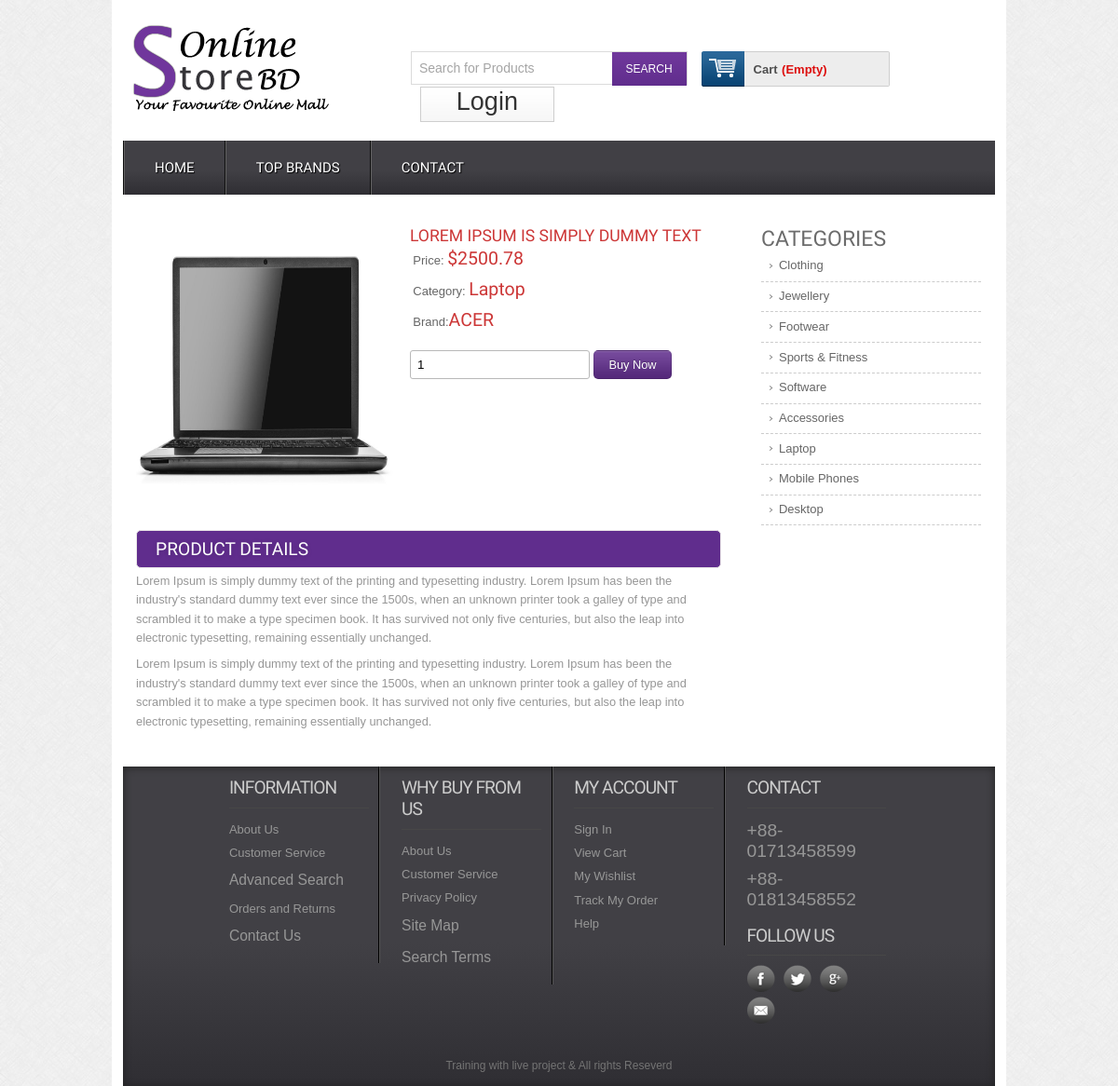
The app's page /details.php?proid=16 with its own data.
### tables this page shows
CREATE TABLE `tbl_product` (
  `productId` int(11) NOT NULL,
  `productName` varchar(255) NOT NULL,
  `catId` int(11) NOT NULL,
  `brandId` int(11) NOT NULL,
  `body` text NOT NULL,
  `price` float(10,2) NOT NULL,
  `image` varchar(255) NOT NULL,
  `type` tinyint(4) NOT NULL DEFAULT 0
);

CREATE TABLE `tbl_category` (
  `catId` int(11) NOT NULL,
  `catName` varchar(255) NOT NULL
);

CREATE TABLE `tbl_brand` (
  `brandId` int(11) NOT NULL,
  `brandName` varchar(255) NOT NULL
);

### classes/Cart.php (called while the page is built, shortened)
<?php
$filepath = realpath(dirname(__FILE__));
include_once ($filepath.'/../lib/Database.php');
?>
<?php
class Cart {
        private $db;
        public function __construct(){
              $this->db = new Database();
        }
      public function checkCartTable(){
            $sId = session_id();
            $query = "SELECT * FROM tbl_cart WHERE sId= '$sId'";
            $result = $this->db->select($query);
            return $result;
      }
}
?>

### lib/Database.php (called while the page is built, shortened)
<?php
Class Database{
 public $host   = DB_HOST;
 public $user   = DB_USER;
 public $pass   = DB_PASS;
 public $dbname = DB_NAME;
 public $link;
private function connectDB(){
 $this->link = new mysqli($this->host, $this->user, $this->pass,
  $this->dbname);
 }
public function select($query){
  $result = $this->link->query($query) or
   die($this->link->error.__LINE__);
  if($result->num_rows > 0){
    return $result;
  } else {
    return false;
  }
 }
}

### lib/Session.php (called while the page is built, shortened)
<?php
class Session{
 public static function get($key){
  if (isset($_SESSION[$key])) {
   return $_SESSION[$key];
  } else {
   return false;
  }
 }
}
?>

### classes/Product.php (called while the page is built, shortened)
<?php
$filepath = realpath(dirname(__FILE__));
include_once ($filepath.'/../lib/Database.php');
?>
<?php
class Product{
    private $db;
    public function __construct(){
          $this->db = new Database();
    }
        public function getSingleProduct($id){
            $query = "SELECT p.*, c.catName, b.brandName
            FROM tbl_product as p, tbl_category as c, tbl_brand as b
            WHERE p.catId = c.catId AND p.brandId = b.brandId AND p.productId = '$id'";
            $result = $this->db->select($query);
            return $result;
        }
        }
?>

### classes/Category.php (called while the page is built, shortened)
<?php
$filepath = realpath(dirname(__FILE__));
include_once ($filepath.'/../lib/Database.php');
?>
<?php
class Category{
    private $db;
    public function __construct(){
$this->db = new Database();
    }
    public function getAllCat(){
        $query = "SELECT * FROM tbl_category ORDER BY catId DESC";
        $result = $this->db->select($query);
        return $result;
    }
}
?>

### details.php (the view, shortened to what this page needs)
<?php include 'inc/header.php'; ?>
<?php
if (isset($_GET['proid'])) {
    $id = preg_replace('/[^-a-zA-Z0-9_]/', '',$_GET['proid']);
}
?>
 <div class="main">
    <div class="content">
    	<div class="section group">
				<div class="cont-desc span_1_of_2">
					<?php
					$getPd = $pd->getSingleProduct($id);
					if($getPd) {
						while ($result = $getPd->fetch_assoc()){
					?>
					<div class="grid images_3_of_2">
						<img src="admin/<?php echo $result['image'];?>" alt="" />
					</div>
				<div class="desc span_3_of_2">
					<h2><?php echo $result['productName'];?> </h2>
					<div class="price">
						<p>Price: <span>$<?php echo $result['price'];?></span></p>
						<p>Category: <span><?php echo $result['catName'];?></span></p>
						<p>Brand:<span><?php echo $result['brandName'];?></span></p>
					</div>
				<div class="add-cart">
					<form action="" method="post">
						<input type="number" class="buyfield" name="quantity" value="1"/>
						<input type="submit" class="buysubmit" name="submit" value="Buy Now"/>
					</form>
				</div>
			</div>
			<div class="product-desc">
			<h2>Product Details</h2>
			<?php echo $result['body'];?>
	    </div>
				<?php } } ?>
	</div>
				<div class="rightsidebar span_3_of_1">
					<h2>CATEGORIES</h2>
					<ul>
						<?php
                         $getCat = $cat->getAllCat();
						 if($getCat) {
							 while ($result = $getCat->fetch_assoc()){
						?>
				      <li><a href="productbycat.php?catId=<?php echo $result['catId']; ?>"><?php echo $result['catName']; ?></a></li>
				  <?php } } ?>
    				</ul>
 				</div>
 		</div>
 	</div>
	</div>
	<?php include 'inc/footer.php'; ?>

### inc/header.php (shortened to what this page needs)
<?php
include 'lib/Session.php';
include 'lib/Database.php';
$pd = new Product();
$cat = new Category();
$ct = new Cart();
?>
<!DOCTYPE HTML>
<head>
<link href="css/style.css" rel="stylesheet" type="text/css" media="all"/>
<link href="css/menu.css" rel="stylesheet" type="text/css" media="all"/>
</head>
<body>
  <div class="wrap">
		<div class="header_top">
			<div class="logo">
				<a href="index.php"><img src="images/logo.png" alt="" /></a>
			</div>
			  <div class="header_top_right">
			    <div class="search_box">
				    <form>
				    	<input type="text" value="Search for Products" onfocus="this.value = '';" onblur="if (this.value == '') {this.value = 'Search for Products';}"><input type="submit" value="SEARCH">
				    </form>
			    </div>
			    <div class="shopping_cart">
					<div class="cart">
						<a href="#" title="View my shopping cart" rel="nofollow">
								<span class="cart_title">Cart</span>
								<span class="no_product">
								<?php
								$getData = $ct->checkCartTable();
								if($getData) {
									$sum = Session::get("sum");
									$qty = Session::get("qty");
							        echo "$".$sum." | Qty: ".$qty;
								}else {
									echo "(Empty)";
								}
								?>
								</span>
							</a>
						</div>
			      </div>
		   <div class="login">
		   <?php
        $login = Session::get("custlogin");
        if($login == false) { ?>
			<a href="login.php">Login</a>
          <?php  } else{ ?>
			<a href="?cid=<?php  Session::get('cmrId')?>">Logout</a>
		<?php  }
         ?>
		   </div>
	 </div>
 </div>
<div class="menu">
	<ul id="dc_mega-menu-orange" class="dc_mm-orange">
	  <li><a href="index.php">Home</a></li>
	  <li><a href="topbrands.php">Top Brands</a></li>
	  <li><a href="contact.php">Contact</a> </li>
	</ul>
</div>

### inc/footer.php (shortened to what this page needs)
<div class="footer">
   	  <div class="wrapper">
	     <div class="section group">
				<div class="col_1_of_4 span_1_of_4">
						<h4>Information</h4>
						<ul>
						<li><a href="#">About Us</a></li>
						<li><a href="#">Customer Service</a></li>
						<li><a href="#"><span>Advanced Search</span></a></li>
						<li><a href="#">Orders and Returns</a></li>
						<li><a href="#"><span>Contact Us</span></a></li>
						</ul>
					</div>
				<div class="col_1_of_4 span_1_of_4">
					<h4>Why buy from us</h4>
						<ul>
						<li><a href="about.php">About Us</a></li>
						<li><a href="faq.php">Customer Service</a></li>
						<li><a href="#">Privacy Policy</a></li>
						<li><a href="contact.php"><span>Site Map</span></a></li>
						<li><a href="preview.php"><span>Search Terms</span></a></li>
						</ul>
				</div>
				<div class="col_1_of_4 span_1_of_4">
					<h4>My account</h4>
						<ul>
							<li><a href="contact.php">Sign In</a></li>
							<li><a href="index.php">View Cart</a></li>
							<li><a href="#">My Wishlist</a></li>
							<li><a href="#">Track My Order</a></li>
							<li><a href="faq.php">Help</a></li>
						</ul>
				</div>
				<div class="col_1_of_4 span_1_of_4">
					<h4>Contact</h4>
						<ul>
							<li><span>+88-01713458599</span></li>
							<li><span>+88-01813458552</span></li>
						</ul>
						<div class="social-icons">
							<h4>Follow Us</h4>
					   		  <ul>
							      <li class="facebook"><a href="#" target="_blank"> </a></li>
							      <li class="twitter"><a href="#" target="_blank"> </a></li>
							      <li class="googleplus"><a href="#" target="_blank"> </a></li>
							      <li class="contact"><a href="#" target="_blank"> </a></li>
						     </ul>
   	 					</div>
				</div>
			</div>
			<div class="copy_right">
				<p>Training with live project &amp; All rights Reseverd </p>
		   </div>
     </div>
    </div>
    <link href="css/flexslider.css" rel='stylesheet' type='text/css' />
</body>
</html>

### css/menu.css (style rules this page uses)
ul.dc_mm-orange,ul.dc_mm-orange li { border:none; list-style:none; }
ul.dc_mm-orange { background: #414045; background: -moz-linear-gradient(top, #414045 55%, #2f2e33 100%); background: -webkit-gradient(linear, left top, left bottom, color-stop(55%,#414045), color-stop(100%,#2f2e33)); background: -webkit-linear-gradient(top, #414045 55%,#2f2e33 100%); background: -o-linear-gradient(top, #414045 55%,#2f2e33 100%); background: -ms-linear-gradient(top, #414045 55%,#2f2e33 100%); background: linear-gradient(to bottom, #414045 55%,#2f2e33 100%); filter: progid:DXImageTransform.Microsoft.gradient( startColorstr='#414045', endColorstr='#2f2e33',GradientType=0 ); font:normal 13px Arial,sans-serif; padding:0; position:relative; width:100%; }
ul.dc_mm-orange li { float:left; margin:0; padding:0; }
ul.dc_mm-orange li a { color:#fff; display:block; float:left; font-size:15px; padding:20px 32px; text-decoration:none; text-shadow:1px 1px 1px #000; text-transform:uppercase; font-family:'Doppio One', sans-serif; border-left:2px groove #636363; }

### records on screen
tbl_product: image (picture), productName "LOREM IPSUM IS SIMPLY DUMMY TEXT", price "2500.78", catId.catName "Laptop", brandId.brandName "ACER", body "Lorem Ipsum is simply dummy text of the printing and typesetting industry. Lorem Ipsum has been the industry's standard dummy text ever since the 1500s, when an unknown printer took a galley of type and scrambled it to make a type specimen book. It has survived not only five centuries, but also the leap into electronic typesetting, remaining essentially unchanged. Lorem Ipsum is simply dummy text of the printing and typesetting industry. Lorem Ipsum has been the industry's standard dummy text ever since the 1500s, when an unknown printer took a galley of type and scrambled it to make a type specimen book. It has survived not only five centuries, but also the leap into electronic…"
tbl_category: catName "Clothing"
tbl_category: catName "Jewellery"
tbl_category: catName "Footwear"
tbl_category: catName "Sports & Fitness"
tbl_category: catName "Software"
tbl_category: catName "Accessories"
tbl_category: catName "Laptop"
tbl_category: catName "Mobile Phones"
tbl_category: catName "Desktop"
